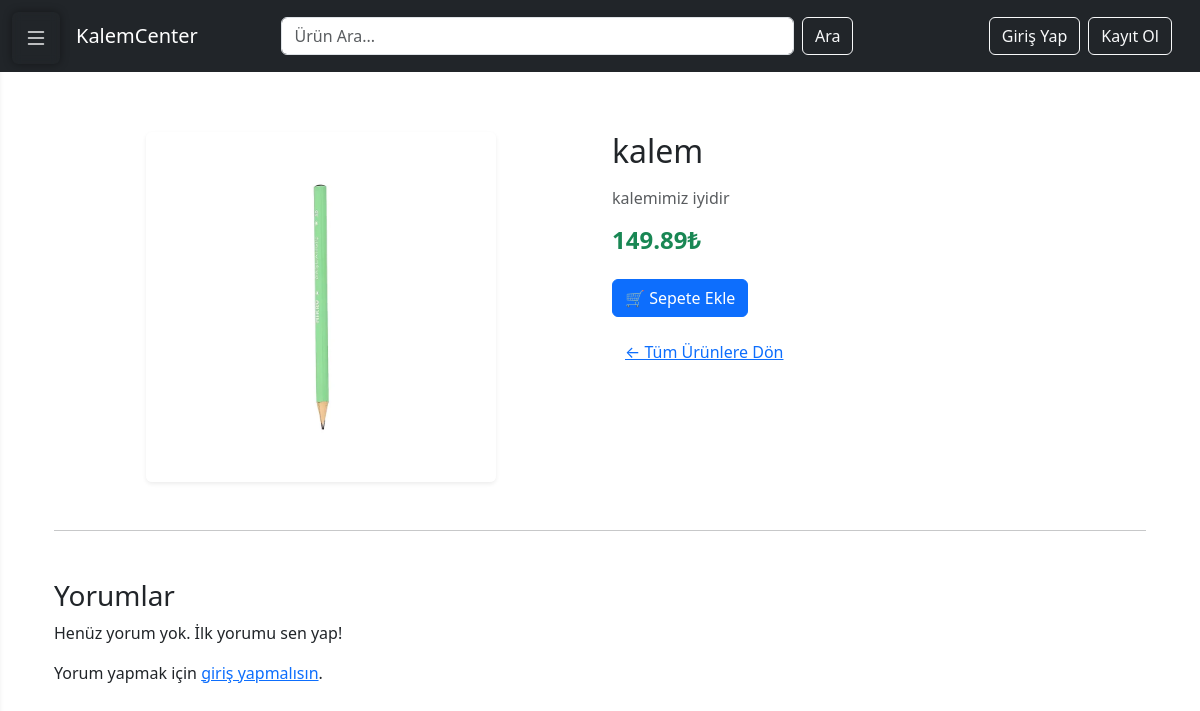
Before: /product/detail/1 with the older database file.
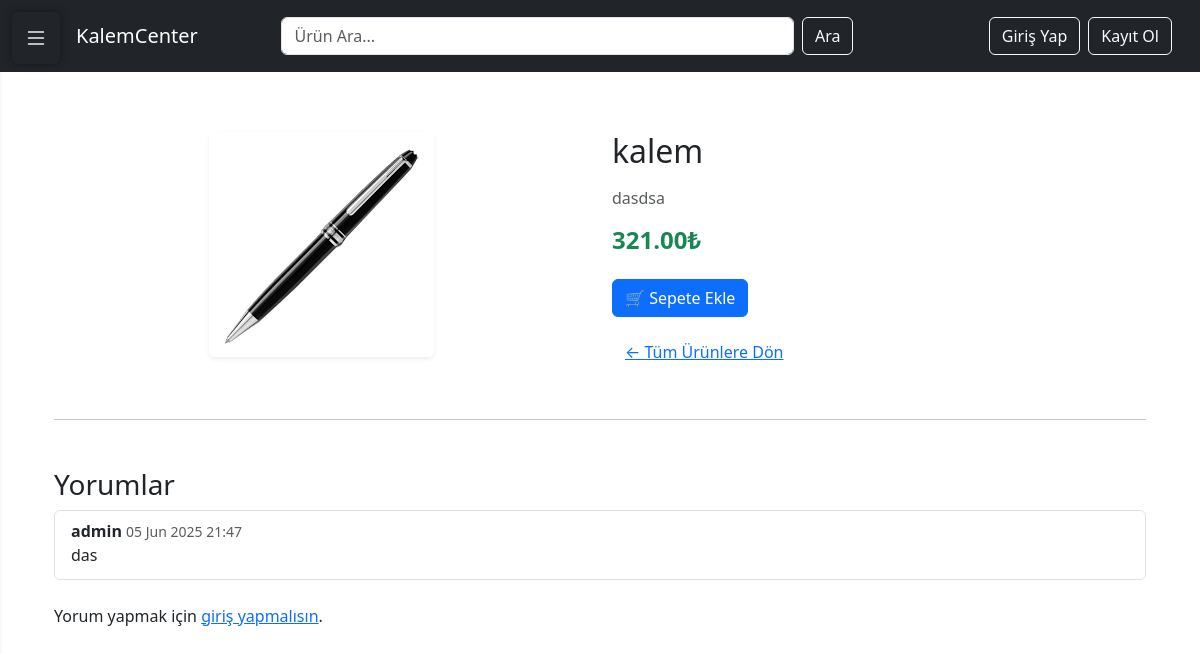
After: the same page with the newer database file.
### main/models.py (models this page shows, shortened)
class Product(models.Model):
    name = models.CharField(max_length=100)
    description= models.TextField()
    price = models.DecimalField(max_digits=8, decimal_places=2)
    image = models.ImageField(upload_to='product_images/', blank=True, null=True)
    stock= models.PositiveIntegerField(default=0)
    category= models.ForeignKey(Category, on_delete=models.CASCADE, related_name='products')
    created_at=models.DateTimeField(auto_now_add=True)

class Comment(models.Model):
    product = models.ForeignKey(Product,on_delete=models.CASCADE, related_name='comments')
    user = models.ForeignKey(User, on_delete=models.CASCADE)
    content= models.TextField('Yorum')
    created_at= models.DateTimeField(auto_now_add=True)

### main/views.py (the view)
# urls.py: path('product/detail/<int:product_id>', views.product_detail, name='product_detail'),
def product_detail(request, product_id):
    product = get_object_or_404(Product, id=product_id)
    comments = product.comments.order_by('-created_at')
    if request.method=='POST':
        if request.user.is_authenticated:
            form = CommentForm(request.POST)
            if form.is_valid():
                Comment.objects.create(
                    product=product,
                    user = request.user,
                    content= form.cleaned_data['content']
                )
                return redirect('product_detail', product_id=product.id)
        else:
            return redirect('login')
    else:
        form=CommentForm()
    context={
        'product':product,
        'comments':comments,
        'form':form,
    }
    return render(request, 'main/product_detail.html', context)

### main/forms.py
class CommentForm(forms.Form):
    content = forms.CharField(widget=forms.Textarea(attrs={'rows':2, 'placeholder':'Yorumunu yaz...'}), label='')

### main/context_processors.py (called while the page is built)
def categories_processor(request):
    categories = Category.objects.all()
    return {
        'categories': categories,
    }

### main/Templates/main/product_detail.html (shortened to what this page needs)
{% extends 'main/base.html' %}
{% block content %}
<div class="container mt-5">
  <div class="row">
    <div class="col-md-6 text-center">
      <img src="{{ product.image.url }}" class="img-fluid rounded shadow-sm" alt="{{ product.name }}" style="max-height: 350px; object-fit: contain;">
    </div>
    <div class="col-md-6">
      <h2 class="mb-3">{{ product.name }}</h2>
      <p class="text-muted">{{ product.description }}</p>
      <h4 class="text-success fw-bold">{{ product.price }}₺</h4>
      <form method="post" action="{% url 'add_to_cart' product.id %}">
        {% if user.is_authenticated %}
          <button type="submit" class="btn btn-primary mt-3">🛒 Sepete Ekle</button>
        {% else %}
          <a href="{% url 'login' %}" class="btn btn-primary mt-3">🛒 Sepete Ekle</a>
        {% endif %}
      </form>
      <a href="{% url 'product_list' %}" class="btn btn-link mt-3">← Tüm Ürünlere Dön</a>
    </div>
  </div>
  <hr class="my-5">
  <h3>Yorumlar</h3>
  {% if comments %}
    <ul class="list-group mb-4">
      {% for comment in comments %}
        <li class="list-group-item">
          <strong>{{ comment.user.username }}</strong> <small class="text-muted">{{ comment.created_at|date:"d M Y H:i" }}</small>
          <p class="mb-1">{{ comment.content }}</p>
        </li>
      {% endfor %}
    </ul>
  {% else %}
    <p>Henüz yorum yok. İlk yorumu sen yap!</p>
  {% endif %}
  {% if user.is_authenticated %}
    <h5>Yeni Yorum Ekle</h5>
    <form method="post" action="{% url 'product_detail' product.id %}">
      {% csrf_token %}
      {{ form.non_field_errors }}
      <div class="mb-3">
        {{ form.content.label_tag }}
        {{ form.content }}
        {% for error in form.content.errors %}
          <div class="text-danger small">{{ error }}</div>
        {% endfor %}
      </div>
      <button type="submit" class="btn btn-success">Yorumu Gönder</button>
    </form>
  {% else %}
    <p>Yorum yapmak için <a href="{% url 'login' %}">giriş yapmalısın</a>.</p>
  {% endif %}
</div>
{% endblock %}

Changed rows visible on the page:
changed Product "kalem": image: a different picture; description "kalemimiz iyidir" → "dasdsa"; price "149.89" → "321.00"
added Comment: user.username "admin", created_at "05 Jun 2025 21:47", content "das"
Other visible differences:
text no longer shown: "Henüz yorum yok. İlk yorumu sen yap!"
